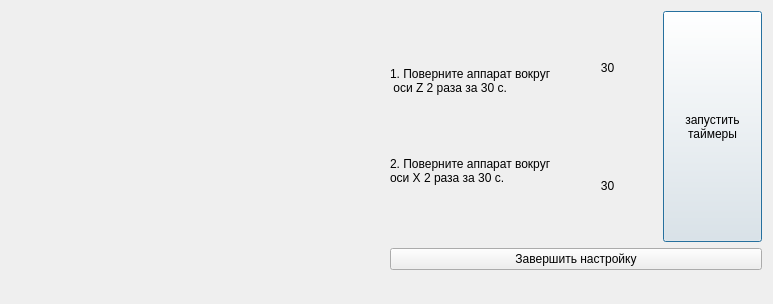
<?xml version="1.0" encoding="UTF-8"?>
<ui version="4.0">
 <class>SetupIMU_start</class>
 <widget class="QDialog" name="SetupIMU_start">
  <property name="geometry">
   <rect>
    <x>0</x>
    <y>0</y>
    <width>773</width>
    <height>304</height>
   </rect>
  </property>
  <property name="windowTitle">
   <string>Инструкция настройки БСО</string>
  </property>
  <layout class="QVBoxLayout" name="verticalLayout_3" stretch="15,1">
   <item>
    <layout class="QHBoxLayout" name="horizontalLayout_2">
     <item>
      <widget class="QLabel" name="label">
       <property name="styleSheet">
        <string notr="true">image: url(:/img/setupIMU_for_agent.png);</string>
       </property>
       <property name="text">
        <string/>
       </property>
      </widget>
     </item>
     <item>
      <layout class="QVBoxLayout" name="verticalLayout">
       <item>
        <layout class="QHBoxLayout" name="horizontalLayout">
         <item>
          <layout class="QVBoxLayout" name="verticalLayout_2">
           <item>
            <widget class="QLabel" name="label_setupIMU_step1">
             <property name="sizePolicy">
              <sizepolicy hsizetype="Minimum" vsizetype="Maximum">
               <horstretch>0</horstretch>
               <verstretch>0</verstretch>
              </sizepolicy>
             </property>
             <property name="text">
              <string>1. Поверните аппарат вокруг 
 оси Z 2 раза за 30 с.</string>
             </property>
             <property name="wordWrap">
              <bool>false</bool>
             </property>
            </widget>
           </item>
           <item>
            <widget class="QLabel" name="label_setupIMU_step2">
             <property name="sizePolicy">
              <sizepolicy hsizetype="Minimum" vsizetype="Maximum">
               <horstretch>0</horstretch>
               <verstretch>0</verstretch>
              </sizepolicy>
             </property>
             <property name="text">
              <string>2. Поверните аппарат вокруг
оси X 2 раза за 30 с.</string>
             </property>
             <property name="wordWrap">
              <bool>false</bool>
             </property>
            </widget>
           </item>
          </layout>
         </item>
         <item>
          <layout class="QVBoxLayout" name="verticalLayout_4">
           <item>
            <widget class="QLabel" name="label_setupIMU_timer1">
             <property name="sizePolicy">
              <sizepolicy hsizetype="Minimum" vsizetype="Minimum">
               <horstretch>0</horstretch>
               <verstretch>0</verstretch>
              </sizepolicy>
             </property>
             <property name="layoutDirection">
              <enum>Qt::LeftToRight</enum>
             </property>
             <property name="autoFillBackground">
              <bool>false</bool>
             </property>
             <property name="text">
              <string>30</string>
             </property>
             <property name="alignment">
              <set>Qt::AlignCenter</set>
             </property>
            </widget>
           </item>
           <item>
            <widget class="QLabel" name="label_setupIMU_timer2">
             <property name="sizePolicy">
              <sizepolicy hsizetype="Minimum" vsizetype="Minimum">
               <horstretch>0</horstretch>
               <verstretch>0</verstretch>
              </sizepolicy>
             </property>
             <property name="layoutDirection">
              <enum>Qt::LeftToRight</enum>
             </property>
             <property name="autoFillBackground">
              <bool>false</bool>
             </property>
             <property name="text">
              <string>30</string>
             </property>
             <property name="alignment">
              <set>Qt::AlignCenter</set>
             </property>
            </widget>
           </item>
          </layout>
         </item>
         <item>
          <widget class="QPushButton" name="pushButton_setupIMU_startTimer">
           <property name="sizePolicy">
            <sizepolicy hsizetype="Minimum" vsizetype="Minimum">
             <horstretch>0</horstretch>
             <verstretch>0</verstretch>
            </sizepolicy>
           </property>
           <property name="text">
            <string>запустить 
таймеры</string>
           </property>
          </widget>
         </item>
        </layout>
       </item>
       <item>
        <widget class="QPushButton" name="pushButton_setupIMU_end">
         <property name="sizePolicy">
          <sizepolicy hsizetype="Minimum" vsizetype="Maximum">
           <horstretch>0</horstretch>
           <verstretch>0</verstretch>
          </sizepolicy>
         </property>
         <property name="layoutDirection">
          <enum>Qt::LeftToRight</enum>
         </property>
         <property name="autoFillBackground">
          <bool>false</bool>
         </property>
         <property name="text">
          <string>Завершить настройку</string>
         </property>
        </widget>
       </item>
      </layout>
     </item>
    </layout>
   </item>
   <item>
    <widget class="QLabel" name="SetupIMU_start_statusBar">
     <property name="text">
      <string/>
     </property>
     <property name="alignment">
      <set>Qt::AlignLeading|Qt::AlignLeft|Qt::AlignVCenter</set>
     </property>
    </widget>
   </item>
  </layout>
 </widget>
 <resources/>
 <connections/>
</ui>
